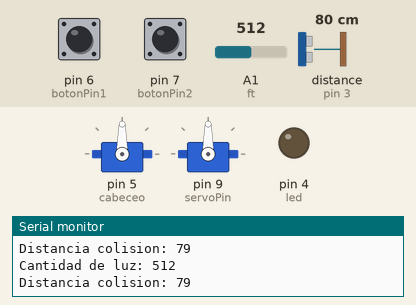
Simulated run of this sketch. Board: Arduino Uno, built with avr-gcc and run on an emulated ATmega328P. Parts: 2 × servo, output pins drawn as LEDs (lit = HIGH), the last lines printed to the serial monitor. Wiring (inferred from the names in the program): ultrasonic range finder: trigger pin 2; echo pin 3. Inputs (shaded band) come from the test bench; at power-on: A1 (ft) = 512, pin 6 (botonPin1) HIGH, pin 7 (botonPin2) HIGH, distance to the obstacle (sensor on pin 3) 80 cm. The echo pulse lasts 58.3 µs per cm; pins used as bus, display or sensor lines are not drawn.

Above: at 1.3 s.
1.4 s: A1 (ft) set to 216
3.2 s: A1 (ft) set to 188
At 5.5 s:
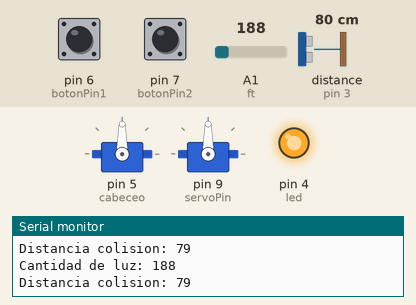
8.6 s: A1 (ft) set to 210
At 9.4 s:
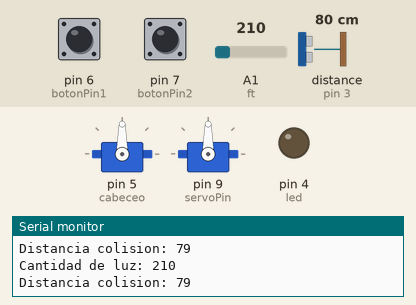
11.7 s: A1 (ft) set to 190
At 13.9 s:
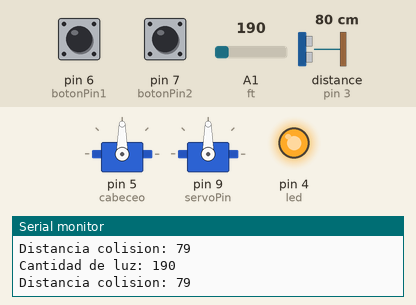
Timing chart, 0 to 15.4 s (numbered marks = the images above; inputs shaded):
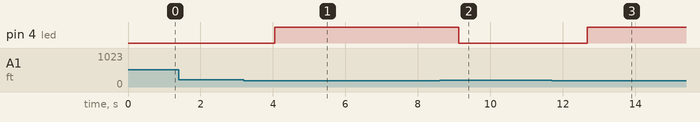

Measured:
- the behaviour switches between 201 and 200 on A1 (ft) (found by bisection; images 0 and 1)
- after the input at 3.2 s, pin 4 (led): LOW → HIGH after 0.86 s
- after the input at 8.6 s, pin 4 (led): HIGH → LOW after 0.53 s
- after the input at 11.7 s, pin 4 (led): LOW → HIGH after 0.98 s

The sketch:

prototype.ino
```cpp
/*NOTAS GENERALES
CODIGO ELABORADO POR: HERMAN EMMANUEL R. CRUZ, FERNANDO JIMENEZ ZAMORA
UNIVERSIDAD AERONAUTICA EN QUERETARO
ING. EN DISEÑO MECANICO AERONAUTICO
CONTROL DE MOTORES ELECTRICOS
GRUPO 11A 2024-2
*/

/*NOTAS DE DOCUMENTACION*/

#include <Servo.h>

Servo cabeceo;
Servo otroServo;
Servo guinada;

int ft = 1;
int valorft = 0;
int led = 4;
int trig = 2;
int echo = 3;
int tiempo;
int distancia;
int botonPin1 = 6; // Pin del primer pulsador (sentido horario)
int botonPin2 = 7; // Pin del segundo pulsador (sentido antihorario)
int servoPin = 9;  // Pin de control del servo "otroServo"
int angulo = 90;   // Ángulo actual del servo "otroServo"
int paso = 10;    // Paso de movimiento en grados
bool sentidoHorario = true; // Variable para rastrear la dirección del movimiento del servo

/*ARDUINO FUNCTIONS: Initialize variables and pinmodes*/
void setup() {
  Serial.begin(9600); //Iniciar Serial
  /*Sensor de iluminacion*/
  pinMode(ft, INPUT); //Fotorresistencia. Modo lectura
  pinMode(led, OUTPUT); //Alimentacion de LED alarma. Modo salida

  /*Sensor de proximidad*/
  pinMode(trig, OUTPUT);/*Pulso para el trigger*/
  pinMode(echo, INPUT); /*Lectura de datos. Pin echo*/

  /*Configuraciones de servomotor*/
  cabeceo.attach(5);
  otroServo.attach(servoPin); // Adjunta "otroServo" al pin correspondiente

  /*Configuraciones de control UI (user interface)*/
  pinMode(botonPin1, INPUT_PULLUP); // Configura el primer pin del pulsador con resistencia pull-up interna
  pinMode(botonPin2, INPUT_PULLUP); // Configura el segundo pin del pulsador con resistencia pull-up interna

  otroServo.write(angulo); // Establece el ángulo inicial del servo "otroServo" a 90 grados
}

/*TEST MODE: Function that only reads an analog lecture from an analog pin connected to sensor*/
int analog_read(int pin){ //Parameter description: only reads analog pins.
   int sensorValue = analogRead(pin);
   return sensorValue;
}

/*TEST MODE: Function that read and print angular position of all servos*/
void servoPosition(){
  cabeceo.Read();
  otroServo.Read();
  guinada.Read();
}

/*Function that read sensor value and turns on a LED. Reusable*/
/*sensor_pin: input parameter of an analog sensor pin*/
/*led_out: pin output. Dynamic supply for LED*/
int lightSensor(int sensor_pin, int led_out){
    int sensorValue = analogRead(sensor_pin);

    if (sensorValue <= 200) {
        digitalWrite(led_out, HIGH);
    } else {
        digitalWrite(led_out, LOW);
    }
}

/*Function that read proximity sensor value and calculate distance of proximity*/
/*DEVNOTES: Esta funcion es reutilizable. Devuelve la distancia para cada sensor configurado*/
/*trigger: reads trigger value from sensor*/
/*echo: reads echo value from sensor*/
float proximitySensor(int trigger, int echo){
    digitalWrite(trigger, HIGH);
    delay(1);
    digitalWrite(trigger, LOW);
    int tiempo = pulseIn(echo, HIGH);
    float distancia = tiempo / 58.2;
	  Serial.println(distancia);

    return distancia;
}

/*Function that initialize an action if true conditions: detected an object*/
/*DEVNOTES: Funcion no reutilizable*/
void proximityCheck(int distancia){
  if (distancia <= 50) {
    cabeceo.write(45);
    //Serial.println("SERVO 45");
  }
  if (distancia > 50) {
    cabeceo.write(0);
    //cabeceo.println("SERVO 0");
  }
}

void Loop(){
  int estadoBoton1 = digitalRead(botonPin1);
  int estadoBoton2 = digitalRead(botonPin2);

    lightSensor(ft, led);
    proximityCheck(proximitySensor(trig, echo));

  // Si el primer pulsador está presionado y el servo no ha alcanzado su límite superior, gira 10 grados en sentido horario
  if (estadoBoton1 == LOW && angulo < 180) {
    angulo += paso; // Aumenta el ángulo en el paso definido
    otroServo.write(angulo); // Mueve "otroServo" al ángulo calculado
    sentidoHorario = true; // Establece el sentido del movimiento como horario
    delay(200); // Retardo para evitar rebotes del pulsador
  }

  // Si el segundo pulsador está presionado y el servo no ha alcanzado su límite inferior, gira 10 grados en sentido antihorario
  if (estadoBoton2 == LOW && angulo > 0) {
    angulo -= paso; // Disminuye el ángulo en el paso definido
    otroServo.write(angulo); // Mueve "otroServo" al ángulo calculado
    sentidoHorario = false; // Establece el sentido del movimiento como antihorario
    delay(200); // Retardo para evitar rebotes del pulsador
  }
}
```

Light.c
```cpp
int lightSensor(int sensor_pin, int led_out){
    int sensorValue = analogRead(sensor_pin);

    if (sensorValue <= 200) {
        digitalWrite(led_out, HIGH);
    } else {
        digitalWrite(led_out, LOW);
    }
}
```

Origin.c
```cpp
#include <Servo.h>

Servo cabeceo;
Servo otroServo;

int ft = 1;
int valorft = 0;
int led = 4;
int trig = 2;
int echo = 3;
int tiempo;
int distancia;
int botonPin1 = 6; // Pin del primer pulsador (sentido horario)
int botonPin2 = 7; // Pin del segundo pulsador (sentido antihorario)
int servoPin = 9;  // Pin de control del servo "otroServo"
int angulo = 90;   // Ángulo actual del servo "otroServo"
int paso = 10;    // Paso de movimiento en grados
bool sentidoHorario = true; // Variable para rastrear la dirección del movimiento del servo

void setup() {
  pinMode(ft, INPUT);
  pinMode(led, OUTPUT);
  Serial.begin(9600);
  pinMode(trig, OUTPUT);
  pinMode(echo, INPUT);
  cabeceo.attach(5);
  otroServo.attach(servoPin); // Adjunta "otroServo" al pin correspondiente
  pinMode(botonPin1, INPUT_PULLUP); // Configura el primer pin del pulsador con resistencia pull-up interna
  pinMode(botonPin2, INPUT_PULLUP); // Configura el segundo pin del pulsador con resistencia pull-up interna

  otroServo.write(angulo); // Establece el ángulo inicial del servo "otroServo" a 90 grados
}

void loop() {
  valorft = analogRead(ft);
  Serial.print("Cantidad de luz: ");
  Serial.println(valorft);
  digitalWrite(trig, HIGH);
  delay(1);
  digitalWrite(trig, LOW);
  tiempo = pulseIn(echo, HIGH);
  distancia = tiempo / 58.2;
  Serial.print("Distancia colision: ");
  Serial.println(distancia);
  Serial.println();
  delay(500);

  if (distancia <= 50) {
    cabeceo.write(45);
  }
  if (distancia > 50) {
    cabeceo.write(0);
  }

  if (valorft <= 200) {
    digitalWrite(led, HIGH);
  } else {
    digitalWrite(led, LOW);
  }

  // Lee el estado de los pulsadores
  int estadoBoton1 = digitalRead(botonPin1);
  int estadoBoton2 = digitalRead(botonPin2);

  // Si el primer pulsador está presionado y el servo no ha alcanzado su límite superior, gira 10 grados en sentido horario
  if (estadoBoton1 == LOW && angulo < 180) {
    angulo += paso; // Aumenta el ángulo en el paso definido
    otroServo.write(angulo); // Mueve "otroServo" al ángulo calculado
    sentidoHorario = true; // Establece el sentido del movimiento como horario
    delay(200); // Retardo para evitar rebotes del pulsador
  }

  // Si el segundo pulsador está presionado y el servo no ha alcanzado su límite inferior, gira 10 grados en sentido antihorario
  if (estadoBoton2 == LOW && angulo > 0) {
    angulo -= paso; // Disminuye el ángulo en el paso definido
    otroServo.write(angulo); // Mueve "otroServo" al ángulo calculado
    sentidoHorario = false; // Establece el sentido del movimiento como antihorario
    delay(200); // Retardo para evitar rebotes del pulsador
  }
}
```

Proximity.c
```cpp
float proximitySensor(int trigger, int echo){
    digitalWrite(trigger, HIGH);
    delay(1);
    digitalWrite(trigger, LOW);
    int tiempo = pulseIn(echo, HIGH);
    float distancia = tiempo / 58.2;
	  Serial.println(distancia);

    return distancia;
}

void servo_proximy(int distancia){
  if (distancia <= 50) {
    //ServoID.write(45);
    Serial.println("SERVO 45");
  }
  if (distancia > 50) {
    //ServoID.write(0);
    Serial.println("SERVO 0");
  }
}
```

analogRead.c
```cpp
int analog_read(int pin){
   int sensorValue = analogRead(pin);

   return sensorValue;
}
```

respaldo.c
```cpp
/*NOTAS GENERALES
CODIGO ELABORADO POR: HERMAN EMMANUEL R. CRUZ, FERNANDO JIMENEZ ZAMORA
UNIVERSIDAD AERONAUTICA EN QUERETARO
ING. EN DISEÑO MECANICO AERONAUTICO
CONTROL DE MOTORES ELECTRICOS
GRUPO 11A 2024-2
*/

/*NOTAS DE DOCUMENTACION
*   Documentacion basada en el formato de definicion y descpricpcion JAVADOC.
*   Describa las variables con "@local @var" o bien "@global @var"
*   Describa los parametros de funcion con "@param"
*   Describa la salida de una funcion con "@return"
*   No se requiere la implementacion de clases
*   La descripcion de autores y versiones no está definida por JAVADOC. Consulte notas generales
*/

/* NOTAS DE LA VERSION
* Añadidos sensor secundario y tercer servomotor
* Añadida documentacion
* Por terminar: Programacion del tercer servo con sensor
* Corregir funcion de sensor de luz
* Comprobar logica
*/

#include <Servo.h>

Servo cabeceo;
Servo otroServo;
Servo guinada;

int ft = 1;
int valorft = 0;
int led = 4;
int trig = 2;
int echo = 3;
int tiempo;
int distancia;
int botonPin1 = 6; // Pin del primer pulsador (sentido horario)
int botonPin2 = 7; // Pin del segundo pulsador (sentido antihorario)
int servoPin = 9;  // Pin de control del servo "otroServo"
int angulo = 90;   // Ángulo actual del servo "otroServo"
int paso = 10;    // Paso de movimiento en grados
bool sentidoHorario = true; // Variable para rastrear la dirección del movimiento del servo

/*ARDUINO FUNCTIONS: Initialize variables and pinmodes*/
void setup() {
  Serial.begin(9600); //Iniciar Serial
  /*Sensor de iluminacion*/
  pinMode(ft, INPUT); //Fotorresistencia. Modo lectura
  pinMode(led, OUTPUT); //Alimentacion de LED alarma. Modo salida

  /*Sensor de proximidad*/
  pinMode(trig, OUTPUT);/*Pulso para el trigger*/
  pinMode(echo, INPUT); /*Lectura de datos. Pin echo*/

  /*Configuraciones de servomotor*/
  cabeceo.attach(5);
  otroServo.attach(servoPin); // Adjunta "otroServo" al pin correspondiente

  /*Configuraciones de control UI (user interface)*/
  pinMode(botonPin1, INPUT_PULLUP); // Configura el primer pin del pulsador con resistencia pull-up interna
  pinMode(botonPin2, INPUT_PULLUP); // Configura el segundo pin del pulsador con resistencia pull-up interna

  otroServo.write(angulo); // Establece el ángulo inicial del servo "otroServo" a 90 grados
}

/*TEST MODE: Function that only reads an analog lecture from an analog pin connected to sensor
*   @param pin reads an analog pin
*   @return sensorValue returns a value in a range between 0-1023
*/
int analog_read(int pin){
   int sensorValue = analogRead(pin);
   return sensorValue;
}

/*TEST MODE: Function that read and print angular position of all servos
*   @param none
*   @returns none
*/
void servoPosition(){
  Serial.println(cabeceo.read());
  Serial.println(otroServo.read());
  Serial.println(guinada.read());
}

/*Function that read sensor value and turns on a LED. Reusable
*   @Param sensor_pin: input parameter of an analog sensor pin. Reads Pin number
*   @Param led_out: pin output. Dynamic supply for LED. Pin number*/
int lightSensor(int sensor_pin, int led_out){
    int sensorValue = analogRead(sensor_pin);

    if (sensorValue <= 200) {
        digitalWrite(led_out, HIGH);
    } else {
        digitalWrite(led_out, LOW);
    }
}

/*Function that read proximity sensor value and calculate distance of proximity
*DEVNOTES: Esta funcion es reutilizable. Devuelve la distancia para cada sensor configurado
*   @param trigger reads trigger value from sensor. Defined as pin number
*   @param echo reads echo value from sensor
*   @local @var tiempo stores the value of time of a sonic echo
    @local @var distancia stores the value of distance calculated by D = T/V
*   @return distancia value of calculated distance. Float type.
*/
float proximitySensor(int trigger, int echo){
    digitalWrite(trigger, HIGH);
    delay(1);
    digitalWrite(trigger, LOW);
    int tiempo = pulseIn(echo, HIGH);
    float distancia = tiempo / 58.2;
	  Serial.println(distancia);

    return distancia;
}

/*Function that initialize an action if true conditions: detected an object*/
/*DEVNOTES: Funcion no reutilizable*/
void cabeceoAction(int distancia){
  if (distancia <= 50) {
    cabeceo.write(45);
    //Serial.println("SERVO 45");
  }
  if (distancia > 50) {
    cabeceo.write(0);
    //cabeceo.println("SERVO 0");
  }
}

void loop(){
  int estadoBoton1 = digitalRead(botonPin1);
  int estadoBoton2 = digitalRead(botonPin2);

    lightSensor(ft, led);
    cabeceoAction(proximitySensor(trig, echo));

  // Si el primer pulsador está presionado y el servo no ha alcanzado su límite superior, gira 10 grados en sentido horario
  if (estadoBoton1 == LOW && angulo < 180) {
    angulo += paso; // Aumenta el ángulo en el paso definido
    otroServo.write(angulo); // Mueve "otroServo" al ángulo calculado
    sentidoHorario = true; // Establece el sentido del movimiento como horario
    delay(200); // Retardo para evitar rebotes del pulsador
  }

  // Si el segundo pulsador está presionado y el servo no ha alcanzado su límite inferior, gira 10 grados en sentido antihorario
  if (estadoBoton2 == LOW && angulo > 0) {
    angulo -= paso; // Disminuye el ángulo en el paso definido
    otroServo.write(angulo); // Mueve "otroServo" al ángulo calculado
    sentidoHorario = false; // Establece el sentido del movimiento como antihorario
    delay(200); // Retardo para evitar rebotes del pulsador
  }
}
```

testMode.c
```cpp

```
